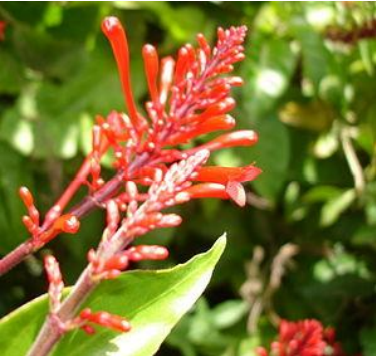
%> input picture work/计算机视觉/期中大作业/code/tree.png, 376 x 356 px
$ octave canny.m   (GNU Octave 9; MATLAB toolbox functions it lacks are replaced by stand-ins)
%> lines starting %> are read from the running program, lines starting %| are printed output that depends on the picture
%% =============== Part 0: 读取图像 ================
apple = imread('./tree.png');
%> apple is the input picture: size 356x376x3 uint8; mean R, G, B 126.6, 114.2, 49.6
apple_gray = double(rgb2gray(apple));
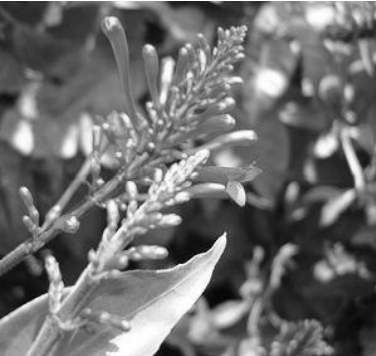
%> apple_gray: size 356x376 double; min 4, max 255, mean 110.5
figure(1);
subplot(3,3,1);
imshow(uint8(apple_gray));
title('原图')

%% =============== Part 1: 高斯平滑处理 ================
% 生成高斯模版
H = gaussian_filter(5, 0.8);
apple_filter = imfilter(apple_gray, H, 'replicate');
subplot(3,3,2);
imshow(uint8(apple_filter));
title('高斯平滑')

%% =============== Part 2: 索贝尔算子计算梯度值及方向 ================
[grad, grad_direction] = compute_grad(apple_filter);
subplot(3,3,3);
imshow(uint8(grad));
title('sobel')

%% =============== Part 3: 非极大值抑制 ================
canny1 = non_maximum_restrain(grad, grad_direction);
subplot(3,3,4);
imshow(uint8(canny1));
title('非极大值抑制 论文法')
canny2 = non_maximum_restrain_improvement(grad, grad_direction);
subplot(3,3,7);
imshow(uint8(canny2));
title('非极大值抑制 插值法')

%% =============== Part 4: 双阈值检测 ================
canny11 = dual_threshold_detection(canny1, 50, 100);
subplot(3,3,5);
imshow(uint8(canny11));
title('双阈值检测 论文法')
canny22 = dual_threshold_detection(canny2, 50, 100);
subplot(3,3,8);
imshow(uint8(canny22));
title('双阈值检测 插值法');

%% ==================== Part 5: 储存 ============================
imwrite(uint8(apple_filter), "cannyGuassianTree.png");
imwrite(uint8(grad), "cannySobelTree.png");
imwrite(uint8(canny1), "cannySuppressionPaperTree.png");
imwrite(uint8(canny2), "cannySuppressionInterpolationTree.png");
imwrite(uint8(canny11), "cannyThresholdPaperTree.png");
imwrite(uint8(canny22), "cannyThresholdInterpolationTree.png");

%% ================ function ========================
function gaussian_matrix = gaussian_filter(size, sigma)
    gaussian_matrix = zeros(size, size);
    coef = 1 / (2 * 3.14159265 * sigma * sigma);
    total_sum = 0;
    for i = 1:size
        for j = 1:size
            x2 = (j - (size + 1)  / 2)^2;
            y2 = (i - (size + 1)  / 2)^2;
            gaussian_matrix(i, j) = coef * exp(-(x2 + y2) / (2 * sigma * sigma));
            total_sum = total_sum + gaussian_matrix(i, j);
        end
    end
    % 使得矩阵中所有元素和为1
    gaussian_matrix = gaussian_matrix / total_sum;
end

function [grad, grad_direction] = compute_grad(img_filter)
    % 索贝尔算子
    sobel = [-1.0 0.0 1.0;-2.0 0.0 2.0;-1.0 0.0 1.0];

    % 计算图像的sobel水平梯度
    gradx=conv2(img_filter, sobel, 'same');
%     gradx = imfilter(apple_filter, sobel, 'replicate');

    % 计算图像的sobel垂直梯度
    grady=conv2(img_filter, sobel', 'same');
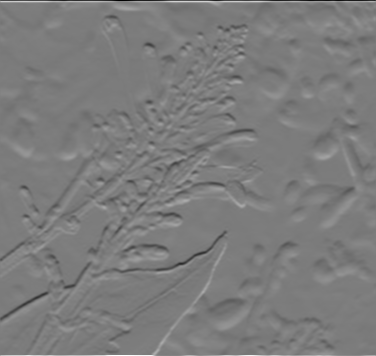
%> grady: size 356x376 double; min -964.9, max 1011.4, mean 1.1; drawn with min black and max white
%     grady = imfilter(apple_filter, sobel', 'replicate');

    % 得到图像的sobel梯度以及方向, 使用绝对值代替平方开方
    grad=sqrt(gradx.^2+grady.^2);
    grad_direction = atan(grady./gradx);
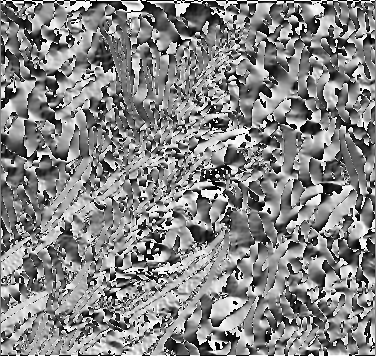
%> grad_direction: size 356x376 double; min -1.57, max 1.57, mean 0.0724; drawn with min black and max white
end

function canny = non_maximum_restrain(grad, grad_direction)
    [m, n] = size(grad_direction);
%> m = 356; n = 376
    sector = zeros(m, n);
    canny = zeros(m, n);
    % 构造
    % 2 1 0
    % 3 x 3
    % 0 1 2
    for i=1:m
        for j=1:n
            angle = grad_direction(i, j);
            if (angle < 3*pi/4) && (angle >= pi/4)
                sector(i, j) = 0;
            elseif (angle < pi/4) && (angle >= -pi/4)
                sector(i, j) = 3;
            elseif (angle < -pi/4) && (angle >= -3*pi/4)
                sector(i, j) = 2;
            else
                sector(i, j) = 1;
            end
        end
    end
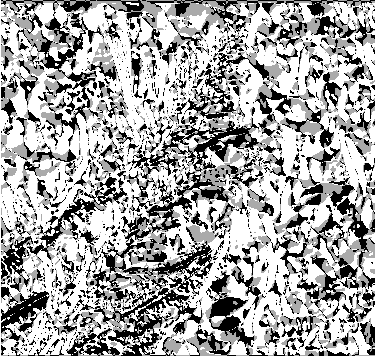
%> sector: size 356x376 double; min 0, max 3, mean 1.96; drawn with min black and max white
    % 判断没一点像素的梯度方向，并和该方向上的数值进行比较
    for i=2:m-1
        for j=2:n-1
            if (sector(i, j) == 0) % 45度
                if ((grad(i, j) > grad(i - 1, j + 1) && grad(i, j) > grad(i + 1, j - 1)) || (grad(i, j) > grad(i, j + 1) && grad(i, j) > grad(i, j - 1)) || (grad(i, j) > grad(i - 1, j) && grad(i, j) > grad(i + 1, j)))
                    canny(i,j) = grad(i, j);
                else
                    canny(i, j) = 0;
                end
            end
            if (sector(i, j) == 1) % 90度
                if (grad(i, j) > grad(i - 1, j) && grad(i, j) > grad(i + 1, j))
                    canny(i,j) = grad(i, j);
                else
                    canny(i, j) = 0;
                end
            end
            if (sector(i, j) == 2) % 135度
                if ((grad(i, j) > grad(i - 1, j - 1) && grad(i, j) > grad(i + 1, j + 1))|| (grad(i, j) > grad(i, j + 1) && grad(i, j) > grad(i, j - 1)) || (grad(i, j) > grad(i - 1, j) && grad(i, j) > grad(i + 1, j)))
                    canny(i,j) = grad(i, j);
                else
                    canny(i, j) = 0;
                end
            end
            if (sector(i, j) == 3) % 180度
                if (grad(i, j) > grad(i, j + 1) && grad(i, j) > grad(i, j - 1))
                    canny(i,j) = grad(i, j);
                else
                    canny(i, j) = 0;
                end
            end
        end
    end
end

function canny = non_maximum_restrain_improvement(grad, grad_direction)
    [m, n] = size(grad_direction);
    canny = zeros(m, n);
    for i=2:m-1
        for j=2:n-1
            angle = grad_direction(i, j);
            if (angle > 0 && angle <= pi/4)
                % 通过差值求的亚像素（实际上不存在）
               right_top_pixel = tan(angle) * grad(i-1, j+1);
               right_pixel = (1 - tan(angle)) * grad(i, j+1);
               pixel1 = right_top_pixel + right_pixel;
               left_bottom_pixel = tan(angle) * grad(i+1, j-1);
               left_pixel = (1 - tan(angle)) * grad(i, j-1);
               pixel2 = left_bottom_pixel + left_pixel;
               if (grad(i, j) > pixel1 && grad(i, j) > pixel2)
                   canny(i, j) = grad(i, j);
               else
                   canny(i, j) = 0;
               end
            elseif (angle > pi/4 && angle < pi/2)
                right_top_pixel = 1 / tan(angle) * grad(i-1, j+1);
                top_pixel = (1 - 1 / tan(angle)) * grad(i-1, j);
                pixel1 = right_top_pixel + top_pixel;
                left_bottom_pixel = 1 / tan(angle) * grad(i+1, j-1);
                bottom_pixel = (1 - 1 / tan(angle)) * grad(i+1, j);
                pixel2 = left_bottom_pixel + bottom_pixel;
                if (grad(i, j) > pixel1 && grad(i, j) > pixel2)
                   canny(i, j) = grad(i, j);
                else
                   canny(i, j) = 0;
                end
            elseif (angle > -pi/2 && angle <= -pi/4)
                left_top_pixel = -1/tan(angle) * grad(i-1, j-1);
                top_pixel = (1+1/tan(angle)) * grad(i-1, j);
                pixel1 = left_top_pixel + top_pixel;
                right_bottom_pixel = -1/tan(angle) * grad(i+1, j+1);
                bottom_pixel = (1+1/tan(angle)) * grad(i+1, j);
                pixel2 = right_bottom_pixel + bottom_pixel;
                if (grad(i, j) > pixel1 && grad(i, j) > pixel2)
                   canny(i, j) = grad(i, j);
                else
                   canny(i, j) = 0;
                end
            elseif (angle > -pi/4 && angle <= 0)
                left_top_pixel = -tan(angle) * grad(i-1, j-1);
                left_pixel = (1+tan(angle)) * grad(i, j-1);
                pixel1 = left_top_pixel + left_pixel;
                right_bottom_pixel =  -tan(angle) * grad(i+1, j+1);
                right_pixel = (1+tan(angle)) * grad(i, j+1);
                pixel2 = right_bottom_pixel + right_pixel;
                if (grad(i, j) > pixel1 && grad(i, j) > pixel2)
                   canny(i, j) = grad(i, j);
                else
                   canny(i, j) = 0;
                end
            elseif (angle == pi/2 || angle == -pi/2)
                top_pixel = grad(i-1, j);
                bottom_pixel = grad(i+1, j);
                if (grad(i, j) > top_pixel && grad(i, j) > bottom_pixel)
                   canny(i, j) = grad(i, j);
                else
                   canny(i, j) = 0;
                end
            end
        end
    end
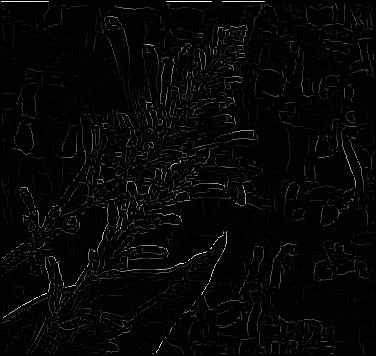
%> canny: size 356x376 double; min 0, max 656.8, mean 14.1; drawn with min black and max white
%> after the loop, bottom_pixel = 111.8; left_bottom_pixel = 241.2; left_pixel = 3; left_top_pixel = 2.42; pixel1 = 250.2; pixel2 = 353; right_bottom_pixel = 10.93; right_pixel = 2.95; right_top_pixel = 236.3; top_pixel = 13.92
end

function canny2 = dual_threshold_detection(canny, low_th, high_th)
%> called with low_th = 50, high_th = 100
    [m, n] = size(canny);
    canny2 = zeros(m, n);
    for i=2:m-1
        for j=2:n-1
            if (canny(i, j) < low_th)
                canny2(i,j) = 0;
            elseif (canny(i, j) > high_th)
                canny2(i, j) = canny(i, j);
            else
                neighbor_matrix = [canny(i-1, j-1), canny(i, j-1), canny(i+1, j-1);...
                                   canny(i-1, j), canny(i, j), canny(i+1, j);...
                                   canny(i-1, j+1), canny(i, j+1), canny(i+1, j+1);];
                max_neighbour = max(neighbor_matrix);
                if (max_neighbour > high_th)
                    canny2(i, j) = canny(i, j);
                else
                    canny2(i,j) = 0;
                end
            end
        end
    end
%> after the loop, max_neighbour = [69.52 65.85 0]; neighbor_matrix = [0 0 0; 69.52 65.85 0; 0 0 0]
%> `imshow(uint8(canny11));`:
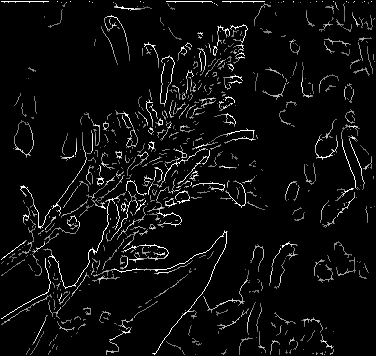
%> displayed picture: size 356x376, on the screen's scale of 0 to 255; min 0, max 255, mean 12.6
%> `imshow(uint8(canny22));`:
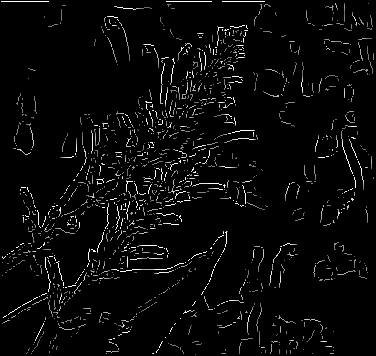
%> displayed picture: size 356x376, on the screen's scale of 0 to 255; min 0, max 255, mean 9.2
end
